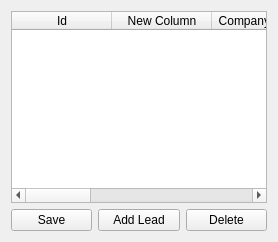
         <widget class="QWidget" name="page_7">
          <layout class="QGridLayout" name="gridLayout_8">
           <item row="0" column="0">
            <widget class="QTableWidget" name="leads_tableWidget">
             <property name="sizePolicy">
              <sizepolicy hsizetype="MinimumExpanding" vsizetype="Expanding">
               <horstretch>0</horstretch>
               <verstretch>0</verstretch>
              </sizepolicy>
             </property>
             <property name="cursor" stdset="0">
              <cursorShape>SizeAllCursor</cursorShape>
             </property>
             <property name="contextMenuPolicy">
              <enum>Qt::ActionsContextMenu</enum>
             </property>
             <attribute name="verticalHeaderMinimumSectionSize">
              <number>100</number>
             </attribute>
             <attribute name="verticalHeaderDefaultSectionSize">
              <number>100</number>
             </attribute>
             <attribute name="verticalHeaderHighlightSections">
              <bool>true</bool>
             </attribute>
             <column>
              <property name="text">
               <string>Id</string>
              </property>
             </column>
             <column>
              <property name="text">
               <string>New Column</string>
              </property>
             </column>
             <column>
              <property name="text">
               <string>Company Name</string>
              </property>
             </column>
             <column>
              <property name="text">
               <string>Email</string>
              </property>
             </column>
             <column>
              <property name="text">
               <string>Phone</string>
              </property>
             </column>
             <column>
              <property name="text">
               <string>Status</string>
              </property>
             </column>
             <column>
              <property name="text">
               <string>Contracted</string>
              </property>
             </column>
            </widget>
           </item>
           <item row="1" column="0">
            <layout class="QHBoxLayout" name="horizontalLayout_9">
             <item>
              <widget class="QPushButton" name="save_lead">
               <property name="text">
                <string>Save</string>
               </property>
               <property name="checkable">
                <bool>true</bool>
               </property>
               <property name="autoExclusive">
                <bool>true</bool>
               </property>
              </widget>
             </item>
             <item>
              <widget class="QPushButton" name="add_lead">
               <property name="text">
                <string>Add Lead</string>
               </property>
               <property name="checkable">
                <bool>true</bool>
               </property>
               <property name="autoExclusive">
                <bool>true</bool>
               </property>
              </widget>
             </item>
             <item>
              <widget class="QPushButton" name="delete_lead">
               <property name="text">
                <string>Delete</string>
               </property>
               <property name="checkable">
                <bool>true</bool>
               </property>
               <property name="autoExclusive">
                <bool>true</bool>
               </property>
              </widget>
             </item>
            </layout>
           </item>
          </layout>
         </widget>
